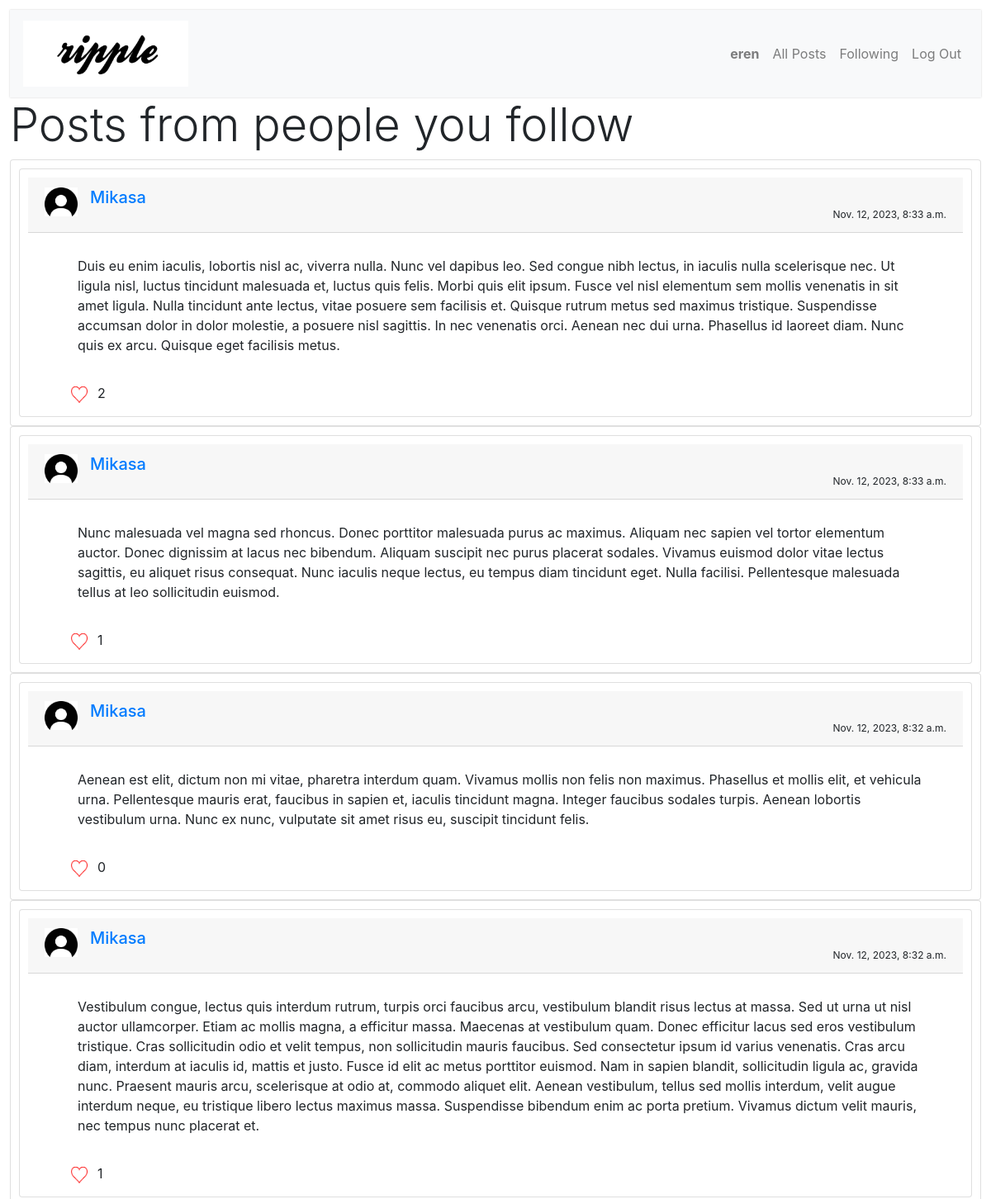
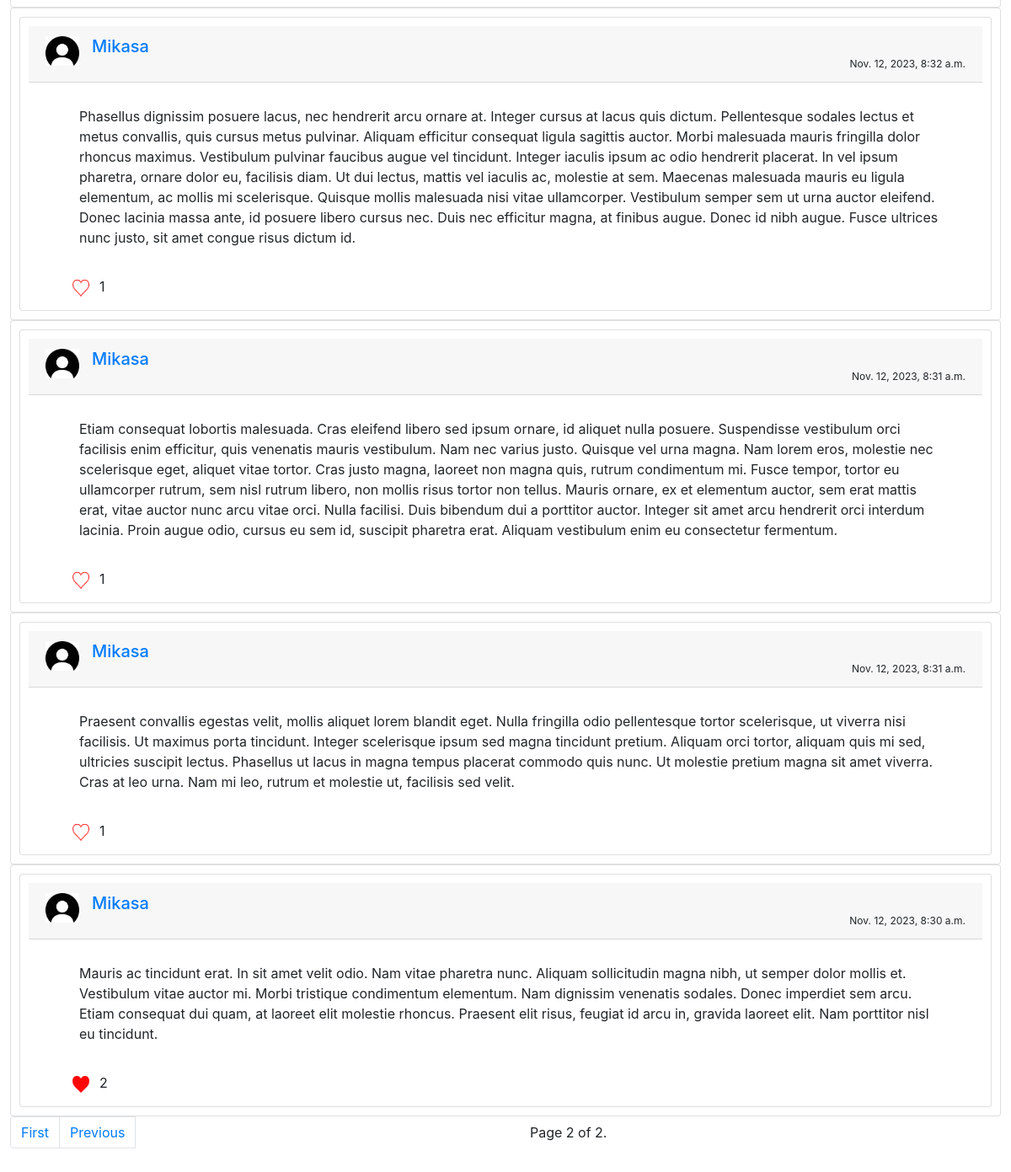
Page /following?page=2 (signed in) on the committed database (2 pictures, top to bottom).
### network/models.py (models this page shows)
class User(AbstractUser):
    followers = models.ManyToManyField("self", symmetrical=False, related_name="following")

class Post(models.Model):
    creator = models.ForeignKey(User, on_delete=models.CASCADE, related_name="creator")
    text = models.CharField(max_length=300)
    timestamp = models.DateTimeField(auto_now_add=True)

### network/views.py (the view)
# urls.py: path("following", views.following, name="following"),
def following(request):
    user = request.user
    following = user.following.all()
    posts = Post.objects.filter(creator__in=following).order_by("-timestamp")
    if user.is_authenticated:
        liked_posts = [post for post in posts if Like.objects.filter(post=post, user=user).exists()]
    else:
        liked_posts = []
    paginator = Paginator(posts, 10)
    page = request.GET.get('page', 1)
    posts = paginator.page(page)
    return render(request, "network/following.html", {
        "posts": posts,
        "liked_posts": liked_posts,
        "paginator": paginator,
        "user" : user
    })

### network/templates/network/following.html (shortened to what this page needs)
{% extends "network/layout.html" %}
{% load static %}
{% block body %}
    {% if user.is_authenticated %}
        <h1 class="display-4">Posts from people you follow</h1>
        <div>
            {% for post in posts %}
            <div>
                <section class="card">
                    <div class="post card">
                        <div class="card-header container">
                            <div class="text-capitalize h5 mb-0">
                                <img class="thumbnail pull-left media-object" src="../static/network/dp.jpg" width="40px">
                                <a href="/{{ post.creator }}" style="margin: 15px;">{{ post.creator }}</a>
                            </div>
                            <div class="timestamp">{{ post.timestamp }}</div>
                        </div>
                        <div class="post-content card-body my-2">{{ post.text }}</div>
                        <div class="like">
                            <button class="like-button btn" style="border: none;">
                                {% if post in liked_posts %}
                                <img src="{% static 'network/liked.png' %}" alt="liked" width="20px" height="20px" class="unlike-icon">
                                {% else %}
                                <img src="{% static 'network/like.png' %}" alt="like" width="20px" height="20px" class="like-icon">
                                {% endif %}
                            </button>
                            <div class="like-count" style="display: grid; place-items: center;">{{ post.liked_on.count }}</div>
                        </div>
                    </div>
                </section>
            </div>
            {% empty %}
            <div>No posts.</div>
            {% endfor %}
        </div>
        <div>
            <nav>
                <ul class="pagination">
                    {% if posts.has_previous %}
                        <li class="page-item"><a class="page-link" href="?page=1">First</a></li>
                        <li class="page-item"><a class="page-link" href="?page={{ posts.previous_page_number }}">Previous</a></li>
                    {% endif %}
                    <li class="page-item active" style="width: 100%; display: grid; place-items: center;">
                            Page {{ posts.number }} of {{ posts.paginator.num_pages }}.
                    </li>
                </ul>
            </nav>
        </div>
    {% else %}
        <h2 class="display-3">You are not logged in!</h2>
        <h3 class="display-4"><a href="{% url 'login' %}">Log In</a> or <a href="{% url 'register' %}">Register.</a></h3>
    {% endif %}
{% endblock %}

### network/templates/network/layout.html (shortened to what this page needs)
{% load static %}
<!DOCTYPE html>
<html lang="en">
    <head>
        <link rel="stylesheet" href="https://cdnjs.cloudflare.com/ajax/libs/font-awesome/4.7.0/css/font-awesome.min.css">
        <link href="{% static 'network/styles.css' %}" rel="stylesheet">
        <link rel="stylesheet" href="https://stackpath.bootstrapcdn.com/bootstrap/4.4.1/css/bootstrap.min.css">
    </head>
    <body>
        <nav class="navbar navbar-expand-lg navbar-light bg-light navbar-custom">
            <a class="navbar-brand navbar-header nav" href="{% url 'index' %}">
                <div class="network-img">
                    <img src="{% static 'network/ripple.png' %}" alt="Connect" style="width: 200px;">
                </div>
            </a>
            <div class="navbar-nav ml-auto">
              <ul class="navbar-nav ml-auto navbar-right">
                {% if user.is_authenticated %}
                    <li class="nav-item">
                        <a class="nav-link" href="{% url 'profile' user.username %}"><strong>{{ user.username }}</strong></a>
                    </li>
                {% endif %}
                <li class="nav-item">
                  <a class="nav-link" href="{% url 'index' %}">All Posts</a>
                </li>
                {% if user.is_authenticated %}
                    <li class="nav-item">
                        <a class="nav-link" href="{% url 'following' %}">Following</a>
                    </li>
                    <li class="nav-item">
                        <a class="nav-link" href="{% url 'logout' %}">Log Out</a>
                    </li>
                {% endif %}
              </ul>
            </div>
          </nav>
        <div class="body">
            {% block body %}
            {% endblock %}
        </div>
    </body>
</html>

### network/static/network/styles.css (style rules this page uses)
body { margin: 20px; padding: 12px; }
.card { padding: 10px; }
.timestamp { font-size: 12px; text-align: right; }
.like { display: flex; }
.navbar-custom { background: #fff; border-color: #ccc; box-shadow: 0 0 2px 0 #ccc; }
.post-content, .like { margin-left: 40px; margin-right: 30px; }

### rows in the picture
User: username "eren"
Post: creator "Mikasa", timestamp "Nov. 12, 2023, 8:33 a.m.", text "Duis eu enim iaculis, lobortis nisl ac, viverra nulla. Nunc vel dapibus leo. Sed congue nibh lectus, in iaculis nulla scelerisque nec. Ut ligula nisl, luctus tincidunt malesuada et, luctus quis felis. Morbi quis elit ipsum. Fusce vel nisl elementum sem mollis venenatis in sit amet ligula. Nulla tincidunt ante lectus, vitae posuere sem facilisis et. Quisque rutrum metus sed maximus tristique. Suspendisse accumsan dolor in dolor molestie, a posuere nisl sagittis. In nec venenatis orci. Aenean nec dui urna. Phasellus id laoreet diam. Nunc quis ex arcu. Quisque eget facilisis metus.", liked_on.count "2"
Post: creator "Mikasa", timestamp "Nov. 12, 2023, 8:33 a.m.", text "Nunc malesuada vel magna sed rhoncus. Donec porttitor malesuada purus ac maximus. Aliquam nec sapien vel tortor elementum auctor. Donec dignissim at lacus nec bibendum. Aliquam suscipit nec purus placerat sodales. Vivamus euismod dolor vitae lectus sagittis, eu aliquet risus consequat. Nunc iaculis neque lectus, eu tempus diam tincidunt eget. Nulla facilisi. Pellentesque malesuada tellus at leo sollicitudin euismod.", liked_on.count "1"
Post: creator "Mikasa", timestamp "Nov. 12, 2023, 8:32 a.m.", text "Aenean est elit, dictum non mi vitae, pharetra interdum quam. Vivamus mollis non felis non maximus. Phasellus et mollis elit, et vehicula urna. Pellentesque mauris erat, faucibus in sapien et, iaculis tincidunt magna. Integer faucibus sodales turpis. Aenean lobortis vestibulum urna. Nunc ex nunc, vulputate sit amet risus eu, suscipit tincidunt felis.", liked_on.count "0"
Post: creator "Mikasa", timestamp "Nov. 12, 2023, 8:32 a.m.", text "Vestibulum congue, lectus quis interdum rutrum, turpis orci faucibus arcu, vestibulum blandit risus lectus at massa. Sed ut urna ut nisl auctor ullamcorper. Etiam ac mollis magna, a efficitur massa. Maecenas at vestibulum quam. Donec efficitur lacus sed eros vestibulum tristique. Cras sollicitudin odio et velit tempus, non sollicitudin mauris faucibus. Sed consectetur ipsum id varius venenatis. Cras arcu diam, interdum at iaculis id, mattis et justo. Fusce id elit ac metus porttitor euismod. Nam in sapien blandit, sollicitudin ligula ac, gravida nunc. Praesent mauris arcu, scelerisque at odio at, commodo aliquet elit. Aenean vestibulum, tellus sed mollis interdum, velit augue interdum…", liked_on.count "1"
Post: creator "Mikasa", timestamp "Nov. 12, 2023, 8:32 a.m.", text "Phasellus dignissim posuere lacus, nec hendrerit arcu ornare at. Integer cursus at lacus quis dictum. Pellentesque sodales lectus et metus convallis, quis cursus metus pulvinar. Aliquam efficitur consequat ligula sagittis auctor. Morbi malesuada mauris fringilla dolor rhoncus maximus. Vestibulum pulvinar faucibus augue vel tincidunt. Integer iaculis ipsum ac odio hendrerit placerat. In vel ipsum pharetra, ornare dolor eu, facilisis diam. Ut dui lectus, mattis vel iaculis ac, molestie at sem. Maecenas malesuada mauris eu ligula elementum, ac mollis mi scelerisque. Quisque mollis malesuada nisi vitae ullamcorper. Vestibulum semper sem ut urna auctor eleifend. Donec lacinia massa ante, id…", liked_on.count "1"
Post: creator "Mikasa", timestamp "Nov. 12, 2023, 8:31 a.m.", text "Etiam consequat lobortis malesuada. Cras eleifend libero sed ipsum ornare, id aliquet nulla posuere. Suspendisse vestibulum orci facilisis enim efficitur, quis venenatis mauris vestibulum. Nam nec varius justo. Quisque vel urna magna. Nam lorem eros, molestie nec scelerisque eget, aliquet vitae tortor. Cras justo magna, laoreet non magna quis, rutrum condimentum mi. Fusce tempor, tortor eu ullamcorper rutrum, sem nisl rutrum libero, non mollis risus tortor non tellus. Mauris ornare, ex et elementum auctor, sem erat mattis erat, vitae auctor nunc arcu vitae orci. Nulla facilisi. Duis bibendum dui a porttitor auctor. Integer sit amet arcu hendrerit orci interdum lacinia. Proin augue odio,…", liked_on.count "1"
Post: creator "Mikasa", timestamp "Nov. 12, 2023, 8:31 a.m.", text "Praesent convallis egestas velit, mollis aliquet lorem blandit eget. Nulla fringilla odio pellentesque tortor scelerisque, ut viverra nisi facilisis. Ut maximus porta tincidunt. Integer scelerisque ipsum sed magna tincidunt pretium. Aliquam orci tortor, aliquam quis mi sed, ultricies suscipit lectus. Phasellus ut lacus in magna tempus placerat commodo quis nunc. Ut molestie pretium magna sit amet viverra. Cras at leo urna. Nam mi leo, rutrum et molestie ut, facilisis sed velit.", liked_on.count "1"
Post: creator "Mikasa", timestamp "Nov. 12, 2023, 8:30 a.m.", text "Mauris ac tincidunt erat. In sit amet velit odio. Nam vitae pharetra nunc. Aliquam sollicitudin magna nibh, ut semper dolor mollis et. Vestibulum vitae auctor mi. Morbi tristique condimentum elementum. Nam dignissim venenatis sodales. Donec imperdiet sem arcu. Etiam consequat dui quam, at laoreet elit molestie rhoncus. Praesent elit risus, feugiat id arcu in, gravida laoreet elit. Nam porttitor nisl eu tincidunt.", liked_on.count "2"

### other values in the picture
{{ posts.number }} "2"
{{ posts.paginator.num_pages }} "2"
